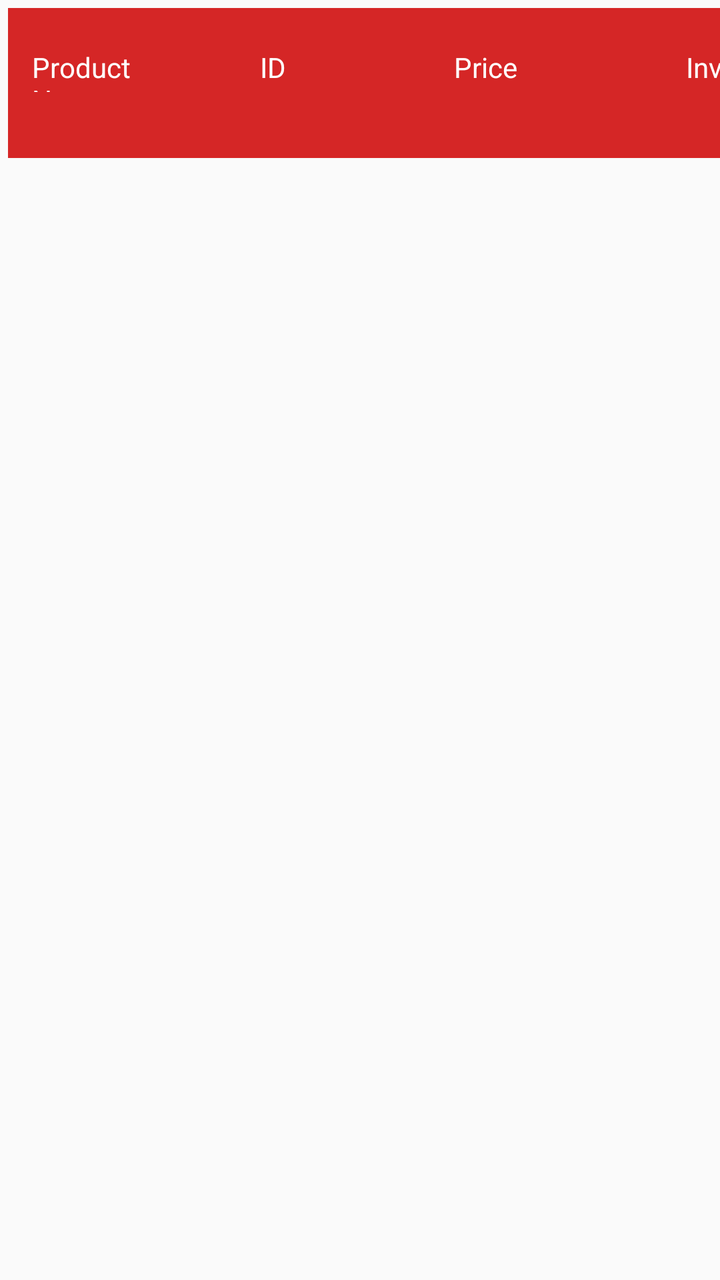
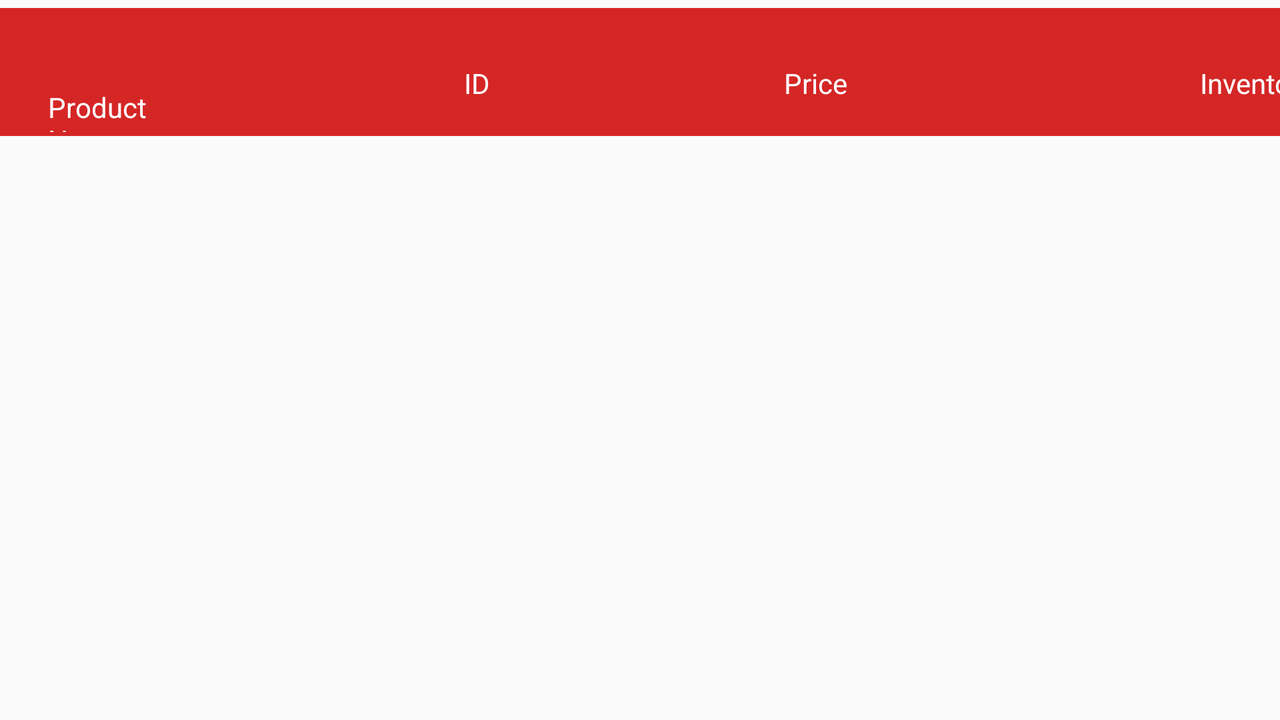

First picture: res/layout/ on a phone held upright. Second picture: the repository's own variant of that layout, on a device whose configuration matches the variant's folder. Source for both follows.
<!-- AndroidManifest.xml: application theme AppTheme -->
<!-- res/layout/content_product_table.xml -->
<?xml version="1.0" encoding="utf-8"?>
<androidx.constraintlayout.widget.ConstraintLayout xmlns:android="http://schemas.android.com/apk/res/android"
    xmlns:app="http://schemas.android.com/apk/res-auto"
    xmlns:tools="http://schemas.android.com/tools"
    android:layout_width="match_parent"
    android:layout_height="match_parent"

    app:layout_behavior="@string/appbar_scrolling_view_behavior">

    <androidx.recyclerview.widget.RecyclerView
        android:id="@+id/recyclerViewProduct"
        android:layout_width="395dp"
        android:layout_height="513dp"
        android:layout_marginStart="10dp"
        android:layout_marginTop="97dp"
        app:layout_constraintStart_toStartOf="parent"
        app:layout_constraintTop_toTopOf="parent"
        tools:listitem="@layout/product_table_view_list" />

    <com.google.android.material.floatingactionbutton.FloatingActionButton
        android:id="@+id/floatingActionButtonADDprod"
        android:layout_width="wrap_content"
        android:layout_height="wrap_content"
        android:layout_marginStart="304dp"
        android:layout_marginTop="667dp"
        android:clickable="true"
        app:layout_constraintStart_toStartOf="parent"
        app:layout_constraintTop_toTopOf="parent"
        app:srcCompat="@drawable/ic_baseline_add_24" />

    <androidx.appcompat.widget.Toolbar
        android:id="@+id/toolbar5"

        android:layout_width="418dp"
        android:layout_height="75dp"
        android:layout_marginStart="4dp"
        android:layout_marginTop="4dp"
        android:background="#D52626"
        android:minHeight="?attr/actionBarSize"
        android:theme="?attr/actionBarTheme"
        app:layout_constraintStart_toStartOf="parent"
        app:layout_constraintTop_toTopOf="parent" />

    <TextView
        android:id="@+id/textView34"
        android:layout_width="72dp"
        android:layout_height="22dp"
        android:layout_marginStart="343dp"
        android:layout_marginTop="24dp"
        android:text="Inventory"
        android:textColor="#FFFFFF"
        app:layout_constraintStart_toStartOf="parent"
        app:layout_constraintTop_toTopOf="parent" />

    <TextView
        android:id="@+id/textView31"
        android:layout_width="73dp"
        android:layout_height="22dp"
        android:layout_marginStart="16dp"
        android:layout_marginTop="24dp"
        android:text="Product Name"
        android:textColor="#FFFFFF"
        app:layout_constraintStart_toStartOf="parent"
        app:layout_constraintTop_toTopOf="parent" />

    <TextView
        android:id="@+id/textView32"
        android:layout_width="59dp"
        android:layout_height="22dp"
        android:layout_marginStart="227dp"
        android:layout_marginTop="24dp"
        android:text="Price"
        android:textColor="#FFFFFF"
        app:layout_constraintStart_toStartOf="parent"
        app:layout_constraintTop_toTopOf="parent" />

    <TextView
        android:id="@+id/textView33"
        android:layout_width="24dp"
        android:layout_height="24dp"
        android:layout_marginStart="130dp"
        android:layout_marginTop="24dp"
        android:text="ID"
        android:textColor="#FFFFFF"
        app:layout_constraintStart_toStartOf="parent"
        app:layout_constraintTop_toTopOf="parent" />

</androidx.constraintlayout.widget.ConstraintLayout>
<!-- res/layout/product_table_view_list.xml (included above) -->
<?xml version="1.0" encoding="utf-8"?>
<androidx.cardview.widget.CardView xmlns:android="http://schemas.android.com/apk/res/android"
    xmlns:app="http://schemas.android.com/apk/res-auto"
    android:layout_width="match_parent"
    android:layout_height="wrap_content"

   android:orientation="vertical">


    <RelativeLayout
        android:layout_width="match_parent"
        android:layout_height="wrap_content"
        android:padding="8dp">


        <TextView
            android:id="@+id/productName"
            android:layout_width="102dp"
            android:layout_height="wrap_content"
            android:layout_marginTop="15dp"
            android:ellipsize="end"
            android:maxLines="1"
            android:text="Name" />

        <TextView
            android:id="@+id/productID"
            android:layout_width="40dp"
            android:layout_height="wrap_content"
            android:layout_marginLeft="130dp"
            android:layout_marginTop="15dp"
            android:text="ID" />

        <TextView
            android:id="@+id/productPrice"
            android:layout_width="62dp"
            android:layout_height="wrap_content"
            android:layout_marginLeft="220dp"
            android:layout_marginTop="15dp"
            android:text="Price" />

        <TextView
            android:id="@+id/productInventory"
            android:layout_width="wrap_content"
            android:layout_height="20dp"
            android:layout_marginLeft="340dp"
            android:layout_marginTop="15dp"
            android:text="Inventory" />


    </RelativeLayout>

</androidx.cardview.widget.CardView>
<!-- resources referenced by this layout -->
<resources>
  <style name="AppTheme" parent="Theme.AppCompat.Light.DarkActionBar">
          
          <item name="colorPrimary">@color/colorPrimary</item>
          <item name="colorPrimaryDark">@color/colorPrimaryDark</item>
          <item name="colorAccent">@color/colorAccent</item>
      </style>
</resources>
<!-- res/layout-land/content_product_table.xml (the repository's variant of the layout above) -->
<!-- drawn on the phone turned sideways -->
<?xml version="1.0" encoding="utf-8"?>
<androidx.constraintlayout.widget.ConstraintLayout xmlns:android="http://schemas.android.com/apk/res/android"
    xmlns:app="http://schemas.android.com/apk/res-auto"
    xmlns:tools="http://schemas.android.com/tools"
    android:layout_width="match_parent"
    android:layout_height="match_parent"

    app:layout_behavior="@string/appbar_scrolling_view_behavior">

    <androidx.recyclerview.widget.RecyclerView
        android:id="@+id/recyclerViewProduct"
        android:layout_width="726dp"
        android:layout_height="293dp"
        android:layout_marginStart="4dp"
        android:layout_marginTop="69dp"
        app:layout_constraintStart_toStartOf="parent"
        app:layout_constraintTop_toTopOf="parent"
        tools:listitem="@layout/product_table_view_list" />

    <com.google.android.material.floatingactionbutton.FloatingActionButton
        android:id="@+id/floatingActionButtonADDprod"
        android:layout_width="wrap_content"
        android:layout_height="wrap_content"
        android:layout_marginStart="636dp"
        android:layout_marginTop="364dp"
        android:clickable="true"
        app:layout_constraintStart_toStartOf="parent"
        app:layout_constraintTop_toTopOf="parent"
        app:srcCompat="@drawable/ic_baseline_add_24" />

    <androidx.appcompat.widget.Toolbar
        android:id="@+id/toolbar5"

        android:layout_width="match_parent"
        android:layout_height="64dp"
        android:layout_marginTop="4dp"
        android:background="#D52626"
        android:minHeight="?attr/actionBarSize"
        android:theme="?attr/actionBarTheme"
        app:layout_constraintTop_toTopOf="parent"
        tools:layout_editor_absoluteX="12dp" />

    <TextView
        android:id="@+id/textView34"
        android:layout_width="72dp"
        android:layout_height="22dp"
        android:layout_marginStart="600dp"
        android:layout_marginTop="32dp"
        android:text="Inventory"
        android:textColor="#FFFFFF"
        app:layout_constraintStart_toStartOf="parent"
        app:layout_constraintTop_toTopOf="parent" />

    <TextView
        android:id="@+id/textView31"
        android:layout_width="73dp"
        android:layout_height="22dp"
        android:layout_marginStart="24dp"
        android:layout_marginTop="44dp"
        android:text="Product Name"
        android:textColor="#FFFFFF"
        app:layout_constraintStart_toStartOf="parent"
        app:layout_constraintTop_toTopOf="parent" />

    <TextView
        android:id="@+id/textView32"
        android:layout_width="59dp"
        android:layout_height="22dp"
        android:layout_marginStart="392dp"
        android:layout_marginTop="32dp"
        android:text="Price"
        android:textColor="#FFFFFF"
        app:layout_constraintStart_toStartOf="parent"
        app:layout_constraintTop_toTopOf="parent" />

    <TextView
        android:id="@+id/textView33"
        android:layout_width="24dp"
        android:layout_height="24dp"
        android:layout_marginStart="232dp"
        android:layout_marginTop="32dp"
        android:text="ID"
        android:textColor="#FFFFFF"
        app:layout_constraintStart_toStartOf="parent"
        app:layout_constraintTop_toTopOf="parent" />

</androidx.constraintlayout.widget.ConstraintLayout>
